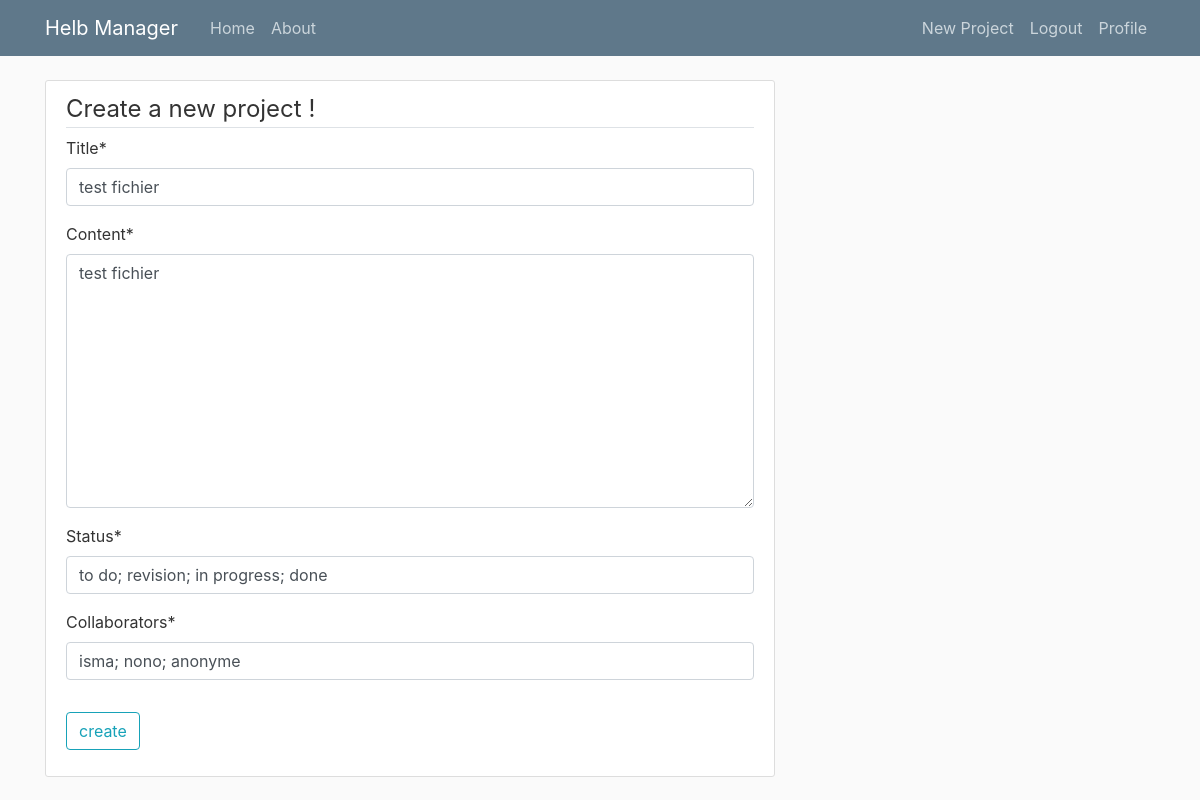
Page /project/13/update/ (signed in) on the committed database.
### manager_app/models.py (models this page shows, shortened)
class Project(models.Model): #creation de la table projet dans la bd
    title = models.CharField(max_length=100) #titre de taille limité
    content = models.TextField()
    status = models.CharField(max_length=100)
    collaborators = models.CharField(max_length=100)
    date_posted = models.DateTimeField(default=timezone.now)
    author = models.ForeignKey(User, on_delete=models.CASCADE ) #user par defaut, une entree dans la table users

### manager_app/views.py (the view, shortened to what this page needs)
# urls.py: path('project/<int:pk>/update/', ProjectUpdateView.as_view(), name = 'project-update'),
class ProjectUpdateView(LoginRequiredMixin, UserPassesTestMixin, UpdateView):
    model = Project
    fields = ['title', 'content', 'status', 'collaborators']
    def test_func(self): #peut pas modifier un projet qui n'est pas le sien
        project = self.get_object()
        if self.request.user == project.author:
            return True
        return False

### manager_app/templates/manager_app/project_form.html (shortened to what this page needs)
{% extends "manager_app/base.html" %}
{% load crispy_forms_tags %}
{% block content %}
<div class="content-section">
    <form method="post">
        <fieldset class="form-group">
            <legend class="border-bottom nb-4"> Create a new project !</legend>
            {{ form|crispy }}
        </fieldset>
        <div class="form-group">
            <button class="btn btn-outline-info" type="submit"> create </button>
        </div>
    </form>
</div>
{% endblock content %}

### manager_app/static/manager_app/main.css (style rules this page uses)
body { background: #fafafa; color: #333333; margin-top: 5rem; }
.content-section { background: #ffffff; padding: 10px 20px; border: 1px solid #dddddd; border-radius: 3px; margin-bottom: 20px; }

### rows in the picture
Project: title "test fichier", content "test fichier", status "to do; revision; in progress; done", collaborators "isma; nono; anonyme"
